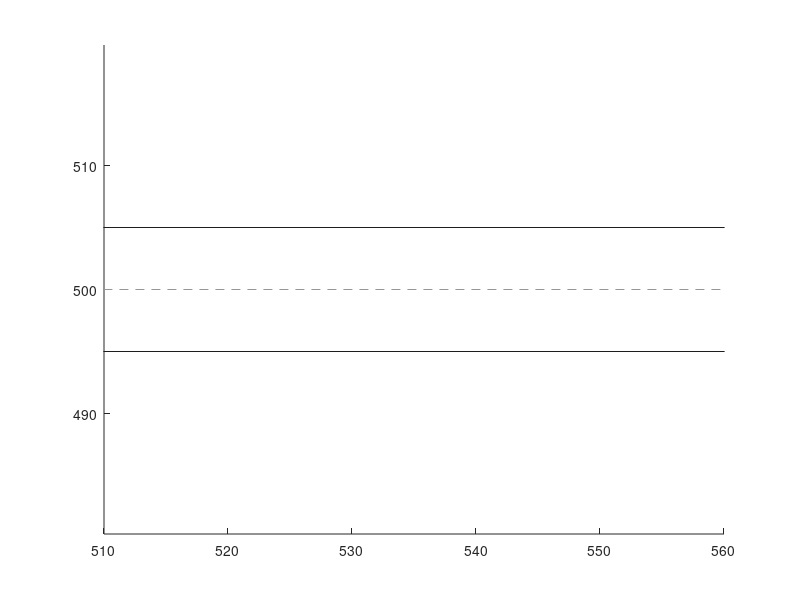

This chart was generated by the following MATLAB code:
%xlim([460,520]);
xlim([510,560]);
%ylim([470,510]);
%axis([500,600,460,540]);
axis equal;
hold on;
plot([495,495],[0,495], 'b');
plot([495,495],[505,1000], 'b');
plot([505,505],[0,495], 'b');
plot([505,505],[505,1000], 'b');
plot([0,495],[495,495], 'b');
plot([505,1000],[495,495], 'b');
plot([0,495],[505,505], 'b');
plot([505,1000],[505,505], 'b');
plot([500,500],[0,1000], 'g--');
plot([0,1000],[500,500], 'g--');